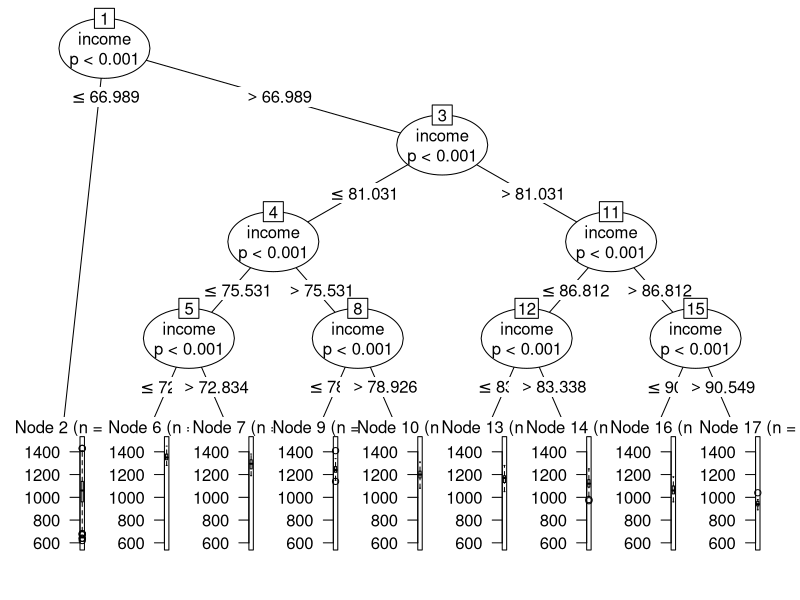
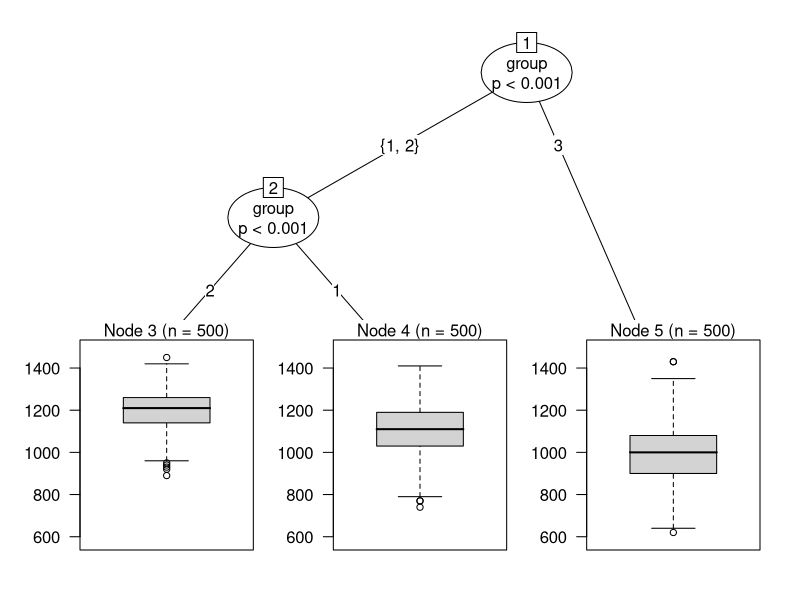
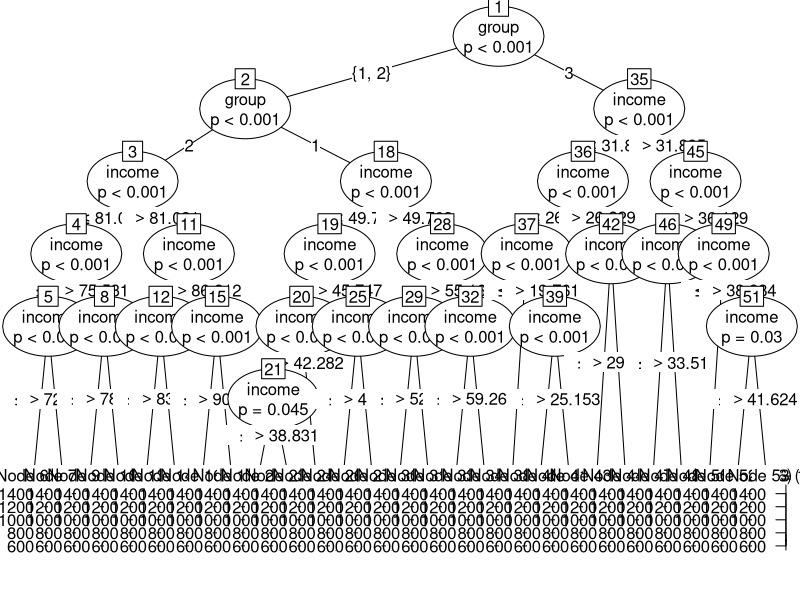
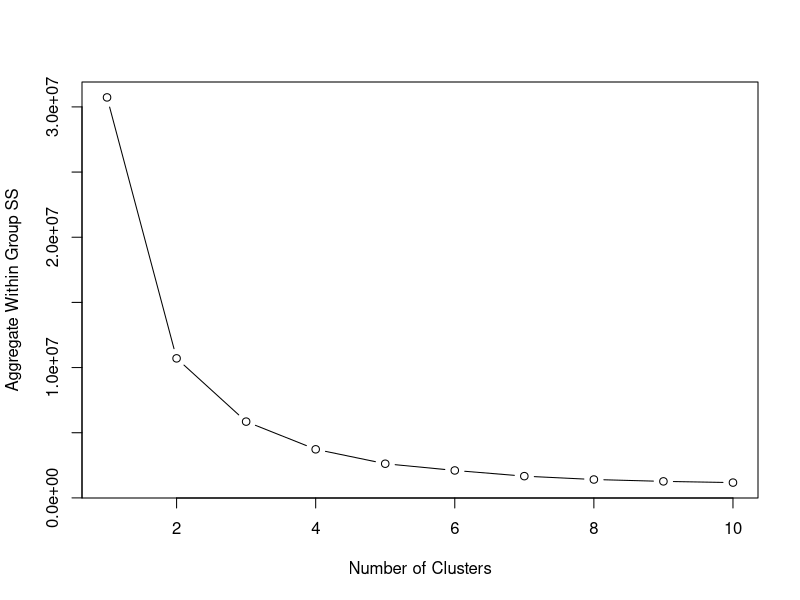
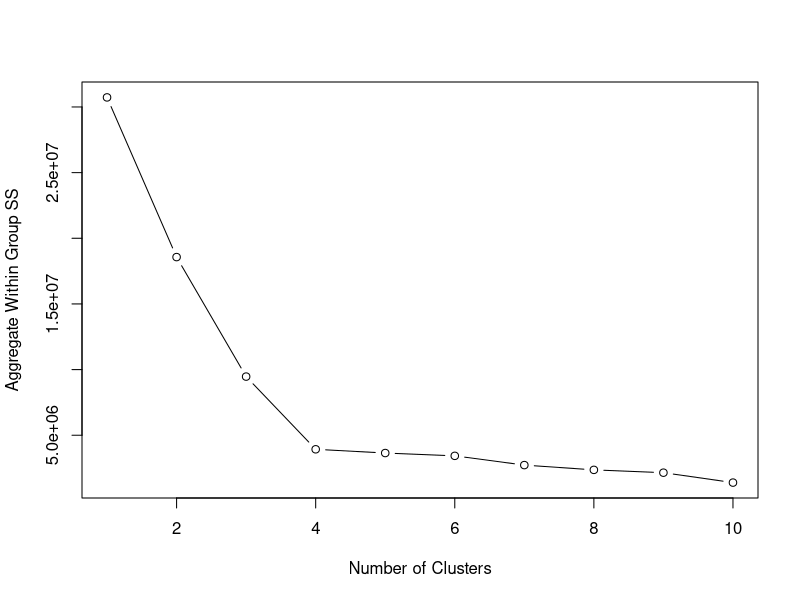
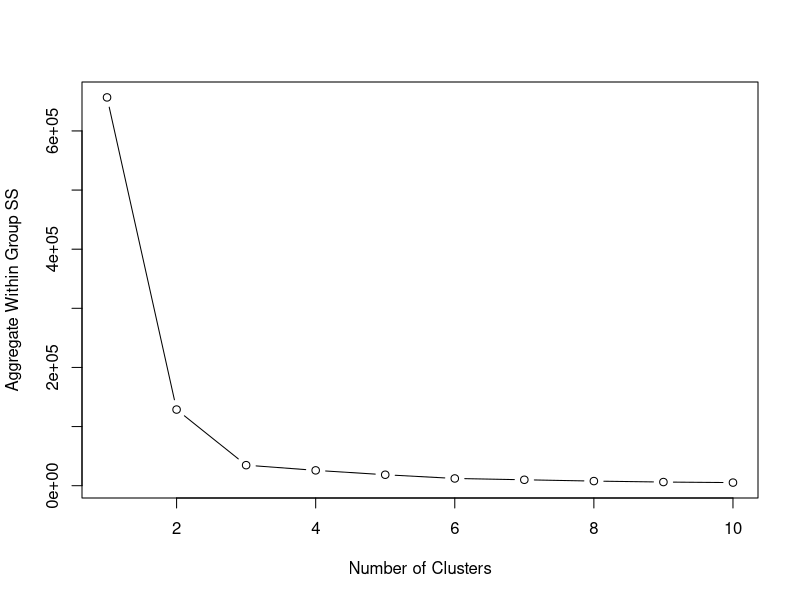

Reproduce these figures in R, in order. (Note: this script raises an error after producing the figures.)
setwd("C:/Users/Hayde/OneDrive - The University of Texas at Dallas/All OneDrive Files/UT Dallas/Fall 2018/BUAN 6356/BoxFiles")

library(data.table)
library(dplyr)
library(partykit)
library(plm)
library(party)
library(DBI)
library(RSQLite)
library(tidyverse)
library(ggplot2)
library(dplyr)


################################################################################
################################# Question 5.1 #################################

# Q5.1(a): I will describe the data generating process by variable:
#          z & w: z & w hold 500 normally distributed values. 
#          x: x takes all 500 normally distributed values, multiplies them all by 5, then adds 30. This makes the values
#          represent income, and for my random values they range from 32.88 to 68.88, creating a reasonable range for 
#          income. 
#          y: y is created using a linear combination of both z and w, which is then rounded to the nearest integer. 
#          these values range from 660 to 1500 in dt1, and represent a reasonable range for SAT scores. 
#          logically, the values are limited to be no lower than 200 and no higher than 1600, to represent real life SAT
#          scores. 
#          Finally, the values are put into a data table, giving an id to each row, along with an income value, an SAT
#          score, and a group number. 
#          The groups are divided based on income and SAT, using different linear combinations of z and w to skew each 
#          value higher or lower depending on the group. Group 2 has the highest income and SAT scores, followed by
#          group 1, and finally the lowest scores and income in group 1. 
# Q5.1(b): In the pooled OLS model, we can identify the pattern of SAT scores increasing with increased income across the groups,
#          because as we move from one group to the next there is a stark difference in income and SAT score. However, 
#          when the fixed effects model is used the groups are separated to identify patterns within the groups, and as such
#          there is many factors other than income that might influence each group's SAT score after controlling for income. In
#          this case, the income coefficient is negative, indicating that within each group there is a negative relationship 
#          between income and SAT scores (i.e. when income is increased, SAT score decreases) which contradicts the results
#          from the pooled model. 
#          when subsetting the data by groups and running models individually, we can see the same relationship as with the
#          fixed effects model: when income goes up SAT scores go down. Again, this can probably be explained by the groups 
#          having similar incomes and therefore other factors are more likely to influence SAT scores because income is relatively
#          the same among each group. 
# Q5.1(c): From the recursive partitioning model using income, we can understand the different income groups and thier SAT scores to predict
#          how a future student might do before taking the SAT based on income. We can also learn that  there is actually a 
#          negative effect of income on SAT score after a certain threshold, which looks to be income above ~$65k and below ~$73k. These students
#          have the highest SAT scores amongst all the groups in the model, and adding additional income from this group onwards has an associated
#          decrease in SAT scores. 
#          From the recursive partitioning model using only the groups, it can be identified that group 3 has the lowest SAT score, followed by 
#          group 1, and finally group 2 has the highest score. This would point towards the groups being predefined using some other factor that is
#          likely to have an effect on SAT score. This model actually contradicts the previous, because the groups also have higher incomes as 
#          SAT scores increase, whereas in the previous model increases in income did not have the same relationship. 
#          From the final model using both income and group, we can see that R decides the largest split to be in the groups, and even that group 3
#          sees the largest difference in SAT score from the other groups. After separating groups, we can see the different ranges of incomes within
#          each group, which has a further distribution of SAT scores. All groups, it seemed that as income went down, SAT scores went up, much like
#          in the models that were subsetted for each individual group. 
# Q5.1(d): Using the AIC values for the three different models (that is, just income, income + group, and just group), the best model is the 
#          model using both variables. 
# Q5.1(e): After plotting the data using kmeans, I can determine via the elbow plot that the optimal number of groups is 2. 
# Q5.1(f): Using a table to compare the groups from the original data definition and the kmeans groups, not only is the number of groups wrong
#          but also the distribution is pretty even among the table, meaning the groups do not match. 
#          Using hierarchical clustering, there are 4 generated groups instead of 2. Comparing the 4 groups to the original 3, it seems the 
#          hierarchical clustering model does a worse job of identifying the real clusters with an even distribution across all 4 clusters that are 
#          not in the same patter as the original groups. Both clustering approaches are not optimal in identifying the groups. 
# Q5.1(g): When using the kmeans clusters as groups, the models now show a positive relationship between income and SAT scores, which is contrary
#          to the original models with the predefined groups. Using hierarchical clusters as groups, there are varying relationships after subsetting
#          the data to the various clusters, but using the within groups model, each group maintains a positive relationship between income and SAT
#          score, which we know to be true. 
# Q5.1(h): After running the kmeans estimation using only income, the comparison between the kmeans clusters and the original groups are almost
#          identical. In addition, the same relationships are represented in each of the models when using the kmeans clusters as groups. 
# Q5.1(i): Scaling the variables beforehand gives equal weights to both sat and income, and provides the most accurate result compared to the real
#          groups. The table that compares the original groups and the kmeans clusters are only off by 4 data points, which is extremely accurate. 

n <- 500
set.seed(75080)

#NOTE: I had to change my tables from data.table 's to data.frame 's because my home computer was not merging the tables correctly.
#      The results appear to be the same, but I thought I should note it just in case. 

z   <- rnorm(n)
w   <- rnorm(n)
x   <- 5*z + 50
y   <- -100*z+ 1100 + 50*w
y   <- 10*round(y/10)
y   <- ifelse(y<200,200,y)
y   <- ifelse(y>1600,1600,y)
dt1 <- data.frame('id'=1:500,'sat'=y,'income'=x,'group'=rep(1,n))

z   <- rnorm(n)
w   <- rnorm(n)
x   <- 5*z + 80
y   <- -80*z+ 1200 + 50*w
y   <- 10*round(y/10)
y   <- ifelse(y<200,200,y)
y   <- ifelse(y>1600,1600,y)
dt2 <- data.frame('id'=501:1000,'sat'=y,'income'=x,'group'=rep(2,n))

z   <- rnorm(n)
w   <- rnorm(n)
x   <- 5*z + 30
y   <- -120*z+ 1000 + 50*w
y   <- 10*round(y/10)
y   <- ifelse(y<200,200,y)
y   <- ifelse(y>1600,1600,y)
dt3 <- data.frame('id'=1001:1500,'sat'=y,'income'=x,'group'=rep(3,n))

dtable <- merge.data.frame(dt1    ,dt2, all=TRUE)
dtable <- merge.data.frame(dtable ,dt3, all=TRUE)
dtable$group <- as.factor(dtable$group)
dtable$iid <- 1:1500

dtable <- as.data.table(dtable)

pooled <- lm(sat~income,data=dtable)
within <- lm(sat~income+group-1,data=dtable) #fixed effects
model1 <- lm(sat~income,data=dtable[group=='1'])
model2 <- lm(sat~income,data=dtable[group=='2'])
model3 <- lm(sat~income,data=dtable[group=='3'])

summary(pooled)
summary(within)
summary(model1)
summary(model2)
summary(model3)

ptable <- pdata.frame(dtable,index=c('group','iid'))
plm(sat~income,model='within',data=ptable)
lm(sat~income+group-1,data=dtable)
plm(sat~income,model='pooling',data=ptable)

#(c)
tree1 <- ctree(sat~income,data=dtable)
plot(tree1)
tree2 <- ctree(sat~group-1,data=dtable)
plot(tree2)
tree3 <- ctree(sat~income+group-1,data=dtable)
plot(tree3)

#(d)
glm1 <- glmtree(sat~income+group-1,data=dtable)
glm2 <- glmtree(sat~income,data=dtable)
glm3 <- glmtree(sat~group-1,data=dtable)
AIC(glm1)
AIC(glm2)
AIC(glm3)


#(e)

kmeans.wss <- function(data,maxclu=10,seed=1,nstart=10) {
  wss <- rep(NA,maxclu)
  for (i in 1:maxclu) { 
    set.seed(seed)
    model <- kmeans(data,centers=i,nstart=nstart)
    wss[i] <- model$tot.withinss
  }
  return(wss)
}
eratio <- function(wss) {
  # Creates the eigenvalue ratio estimator for the number of clusters
  n <- NROW(wss)
  dss <- -diff(wss) # Create differences in wss (eigenvalues)
  dss <- c(wss[1]/log(n),dss) # Assign a zero case
  erat <- dss[1:(n-1)]/dss[2:n] # Build the eigenvalue ratio statistic
  gss <- log(1+dss/wss) # Create growth rates
  grat <- gss[1:(n-1)]/gss[2:n] # Calucluate the growth rate statistic
  return(c(which.max(erat),which.max(grat))) # Find the maximum number for each estimator
}
plot.wss <- function(wss) {
  plot(1:NROW(wss), wss, type="b", xlab="Number of Clusters", ylab="Aggregate Within Group SS")
}
wss <- dtable %>% select(sat,income) %>% kmeans.wss
plot.wss(wss)
eratio(wss)

model <- kmeans(dtable%>%select(sat,income),centers=2,nstart=10)
model$centers
groupsk <- model$cluster
groupsk
table(groupsk,dtable$group)
dtable$kmeans <- as.factor(groupsk)

#(f)
hclust.wss <- function(data,model=hclust(dist(data)),maxclu=10) {
  # Within sum of squares function for hierarchical clustering
  wss <- rep(NA,maxclu)
  for(i in 1:maxclu){
    gps <- cutree(model,i) # get groups for i clusters
    means <- data[,lapply(.SD,mean),by=gps] # get means
    demeaned <- data-means[gps,2:(ncol(data)+1)] # difference data from means
    wss[i] <- sum(demeaned^2) # sum squared distanaces
  }
  return(wss)
}

wss <- dtable %>% data.table %>% select(sat,income) %>% hclust.wss
plot.wss(wss)
eratio(wss)
dtable$hier <- cutree(hclust(dist(dtable %>% select(income,sat))),k=4)
dtable$hier <- as.factor(dtable$hier)
table(dtable$hier,dtable$group)

#(g)
pooled <- lm(sat~income,data=dtable)
within <- lm(sat~income+kmeans-1,data=dtable) #fixed effects
model1 <- lm(sat~income,data=dtable[kmeans=='1'])
model2 <- lm(sat~income,data=dtable[kmeans=='2'])

within2 <- lm(sat~income+hier-1,data=dtable) #fixed effects
model3 <- lm(sat~income,data=dtable[hier=='1'])
model4 <- lm(sat~income,data=dtable[hier=='2'])
model5 <- lm(sat~income,data=dtable[hier=='3'])
model6 <- lm(sat~income,data=dtable[hier=='4'])

summary(pooled)
summary(within)
summary(model1)
summary(model2)

summary(within2)
summary(model3)
summary(model4)
summary(model5)
summary(model6)


#(h)
kmeans.wss <- function(data,maxclu=10,seed=1,nstart=10) {
  wss <- rep(NA,maxclu)
  for (i in 1:maxclu) { 
    set.seed(seed)
    model <- kmeans(data,centers=i,nstart=nstart)
    wss[i] <- model$tot.withinss
  }
  return(wss)
}
eratio <- function(wss) {
  # Creates the eigenvalue ratio estimator for the number of clusters
  n <- NROW(wss)
  dss <- -diff(wss) # Create differences in wss (eigenvalues)
  dss <- c(wss[1]/log(n),dss) # Assign a zero case
  erat <- dss[1:(n-1)]/dss[2:n] # Build the eigenvalue ratio statistic
  gss <- log(1+dss/wss) # Create growth rates
  grat <- gss[1:(n-1)]/gss[2:n] # Calucluate the growth rate statistic
  return(c(which.max(erat),which.max(grat))) # Find the maximum number for each estimator
}
plot.wss <- function(wss) {
  plot(1:NROW(wss), wss, type="b", xlab="Number of Clusters", ylab="Aggregate Within Group SS")
}
wss <- dtable %>% select(income) %>% kmeans.wss
plot.wss(wss)
eratio(wss)

model <- kmeans(dtable%>%select(income),centers=3,nstart=10)
model$centers
groupsk <- model$cluster
groupsk
table(groupsk,dtable$group)
dtable$kmeans <- as.factor(groupsk)

pooled <- lm(sat~income,data=dtable)
within <- lm(sat~income+kmeans-1,data=dtable) #fixed effects
model1 <- lm(sat~income,data=dtable[kmeans=='1'])
model2 <- lm(sat~income,data=dtable[kmeans=='2'])
model3 <- lm(sat~income,data=dtable[kmeans=='3'])

summary(pooled)
summary(within)
summary(model1)
summary(model2)
summary(model3)

#(i)
kmeans.wss <- function(data,maxclu=10,seed=1,nstart=10) {
  wss <- rep(NA,maxclu)
  for (i in 1:maxclu) { 
    set.seed(seed)
    model <- kmeans(data,centers=i,nstart=nstart)
    wss[i] <- model$tot.withinss
  }
  return(wss)
}
eratio <- function(wss) {
  # Creates the eigenvalue ratio estimator for the number of clusters
  n <- NROW(wss)
  dss <- -diff(wss) # Create differences in wss (eigenvalues)
  dss <- c(wss[1]/log(n),dss) # Assign a zero case
  erat <- dss[1:(n-1)]/dss[2:n] # Build the eigenvalue ratio statistic
  gss <- log(1+dss/wss) # Create growth rates
  grat <- gss[1:(n-1)]/gss[2:n] # Calucluate the growth rate statistic
  return(c(which.max(erat),which.max(grat))) # Find the maximum number for each estimator
}
plot.wss <- function(wss) {
  plot(1:NROW(wss), wss, type="b", xlab="Number of Clusters", ylab="Aggregate Within Group SS")
}

wss <- dtable %>% select(scale(income),scale(sat)) %>% kmeans.wss
plot.wss(wss)
eratio(wss)

model <- kmeans(dtable%>%select(scale(income),scale(sat)),centers=3,nstart=10)
model$centers
groupsk <- model$cluster
groupsk
table(groupsk,dtable$group)
dtable$kmeans <- as.factor(groupsk)

pooled <- lm(sat~income,data=dtable)
within <- lm(sat~income+kmeans-1,data=dtable) #fixed effects
model1 <- lm(sat~income,data=dtable[kmeans=='1'])
model2 <- lm(sat~income,data=dtable[kmeans=='2'])
model3 <- lm(sat~income,data=dtable[kmeans=='3'])

summary(pooled)
summary(within)
summary(model1)
summary(model2)
summary(model3)
